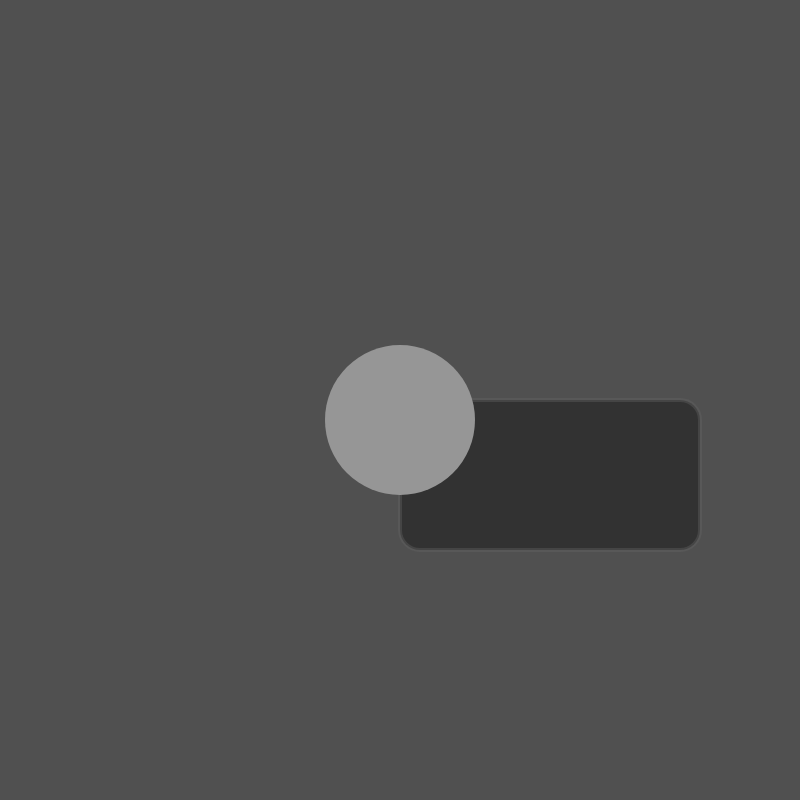
Frame 1 (no input)
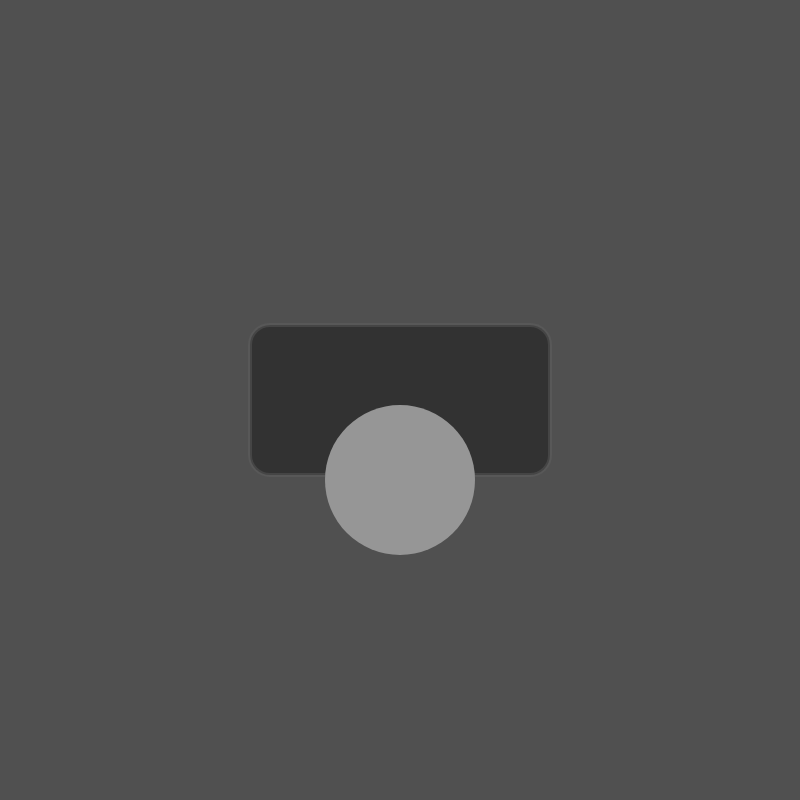
Frame 60 (no input)
Frame 120 (the mouse pressed at the canvas centre since frame 60): identical to frame 60, image omitted

The p5.js sketch that drew these frames (run headless with seeded random() and noise() and a simulated clock; from frame 60 on, the mouse is pressed at the canvas centre):

// p5.js sketch
// ── sketch.js
let cnv;
let switchX;
let switchY;
let switchSize = 150;
let isOn = false;
let hover = false;
let plus = 10;
let ySpeed = 20;

function setup() {
  cnv = createCanvas(800, 800);
  switchX = width/2;
  switchY = height/2;
  cnv.mouseMoved(changeSize);
}

function draw() {
  
  changeSize();
  
  if (isOn) {
    background(30, 50, 100);
    
    // Bewegender Hintergrund
    for(let i=0; i<10; i++){
      fill(255, 255, 255, i*25);
      rect(width/2, height/2, width-i*50, height-i*50);
    }

    if (switchY > 325) {
    switchY = switchY - ySpeed;
    }

    // Leuchtender Kreis
    fill(255, 220, 0, 200);
    noStroke();
    circle(switchX, switchY, 200);
    noFill();
  } else {
    
    if (switchY < 475) {
      switchY = switchY + ySpeed;
    }
    background(80);
  }
  
  noStroke();
  
  // Gerahmter Schalter
  strokeWeight(4);
  stroke(100, 100, 100, 100);
  fill(50, 50, 50);
  rect(width/2, height/2, 300, 150, 20);
  
    if(hover){
      // Schatten hinzufügen
      noStroke();
      fill(0, 0, 0, 100);
      rect(switchX+plus, switchY+plus, switchSize, switchSize, 90);
    }
  

  
  // Schalter zeichnen
  fill(isOn ? 220 : 150);
  noStroke();
  rectMode(CENTER);
  rect(switchX, switchY, switchSize, switchSize, 90);
}

function mouseClicked() {
  if (
    mouseX >= switchX - switchSize / 2 &&
    mouseX <= switchX + switchSize / 2 &&
    mouseY >= switchY - switchSize / 2 &&
    mouseY <= switchY + switchSize / 2
  ) {
    isOn = !isOn;
    ySpeed = 20;
  }
}

function changeSize() {
  if (
    mouseX >= switchX - switchSize / 2 &&
    mouseX <= switchX + switchSize / 2 &&
    mouseY >= switchY - switchSize / 2 &&
    mouseY <= switchY + switchSize / 2
  ) {
  // Schatten hinzufügen
  hover= true;
  } else{
    hover=false;
  }
  
}
